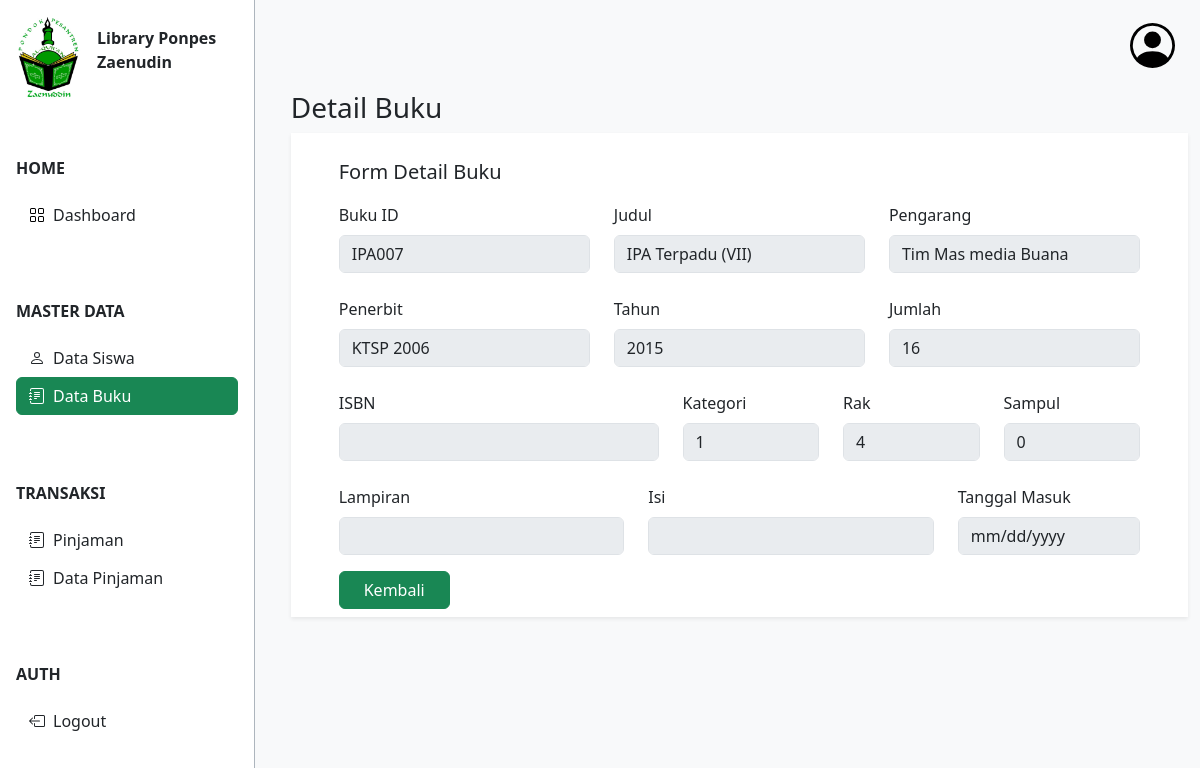
The page /buku/tampil.php?id=2 (signed in) on the database its author committed.
### tables this page shows
CREATE TABLE `buku` (
  `id` int(11) NOT NULL,
  `buku_id` varchar(20) NOT NULL,
  `kategori` varchar(11) NOT NULL,
  `rak` varchar(11) NOT NULL,
  `sampul` int(50) DEFAULT NULL,
  `isbn` varchar(50) DEFAULT NULL,
  `lampiran` text DEFAULT NULL,
  `judul` varchar(100) NOT NULL,
  `penerbit` varchar(100) NOT NULL,
  `pengarang` varchar(100) NOT NULL,
  `tahun` year(4) NOT NULL,
  `isi` text DEFAULT NULL,
  `jumlah` int(50) NOT NULL,
  `tanggal_masuk` date DEFAULT NULL
);

### buku/tampil.php (the view, shortened to what this page needs)
<?php
  require_once '../koneksi.php';
  $id = $_GET['id'];
  $sql = "SELECT * FROM buku WHERE id=$id";
  $result = mysqli_query($conn, $sql);
?>
<!DOCTYPE html>
<html lang="en">
  <head>
    <link href="../bootstrap5/css/bootstrap.min.css" rel="stylesheet">
  </head>
  <body style="height: 100vh;">
    <div class="main h-100 w-100 d-flex g-0">
      <div class="d-flex ms-3 pe-3 flex-column border-end border-dark-subtle border-1 justify-content-start h-100 w-25">
        <div class="logo d-flex column-gap-3 align-items-center mt-3 mb-5 ">
          <img src="../img/logo.jpeg" alt="logo" width="65">
          <p class="d-flex flex-column fw-bold">
            <span>Library Ponpes</span>
            <span>Zaenudin</span>
          </p>
        </div>
        <div class="navbar d-flex flex-column align-items-start h-75 w-100">
          <div class="home w-100">
            <p class="fw-bold">HOME</p>
            <div class="dashboard">
              <a href="../dashboard.php" class="btn dashboard-btn d-flex align-items-center">
                <span class="">Dashboard</span>
              </a>
            </div>
          </div>
          <div class="master-data w-100">
            <p class="fw-bold">MASTER DATA</p>
            <a href="../data-siswa.php" class="data-siswa-btn btn d-flex align-items-center">
              <span class="">Data Siswa</span>
            </a>
            <a href="../data-buku.php" class="data-buku-btn btn btn-success d-flex align-items-center ">
              <span class="">Data Buku</span>
            </a>
          </div>
          <div class="transaksi w-100">
            <p class="fw-bold">TRANSAKSI</p>
            <a href="../pinjaman.php" class="pinjaman-btn btn d-flex align-items-center ">
              <span class="">Pinjaman</span>
            </a>
            <a href="../data-pinjaman.php" class="data-pinjaman-btn btn d-flex align-items-center ">
              <span class="">Data Pinjaman</span>
            </a>
          </div>
          <div class="auth w-100">
            <p class="fw-bold">AUTH</p>
            <a href="../logout.php" class="logout-btn btn d-flex align-items-center ">
              <span class="">Logout</span>
            </a>
          </div>
        </div>
      </div>
    <div class="right-side bg-body-tertiary container-fluid mx-0">
      <div class="header-right d-flex justify-content-end mb-2">
        <a class="account btn mt-3" href="">
          <img src="../img/icon/person-circle.svg" alt="">
        </a>
      </div>
        <h3 class="fs-3 ps-4 mt-3">Detail Buku</h3>
      <div class="sample-data-siswa bg-body shadow-sm ms-4">
        <p class="fs-5 ps-5 pt-4">Form Detail Buku</p>
        <?php
        if ($result) {
          $row = mysqli_fetch_assoc($result);
      ?>
        <form class="px-5">
          <div class="row mb-4">
            <div class="col">
              <label for="buku_id" class="form-label">Buku ID</label>
              <input type="text" class="form-control" name="buku_id" id="buku_id" value="<?php echo $row["buku_id"]?>" disabled>
            </div>
            <div class="col">
              <label for="judul" class="form-label">Judul</label>
              <input type="text" class="form-control" name="judul" id="judul" value="<?php echo $row["judul"]?>" disabled>
            </div>
            <div class="col">
              <label for="pengarang" class="form-label">Pengarang</label>
              <input type="text" class="form-control" name="pengarang" id="pengarang" value="<?php echo $row["pengarang"]?>" disabled>
            </div>
          </div>
          <div class="row mb-4">
            <div class="col">
              <label for="penerbit" class="form-label">Penerbit</label>
              <input type="text" class="form-control" name="penerbit" id="penerbit" value="<?php echo $row["penerbit"]?>" disabled>
            </div>
            <div class="col">
              <label for="tahun" class="form-label">Tahun</label>
              <input type="text" class="form-control" name="tahun" id="tahun" value="<?php echo $row["tahun"]?>" disabled>
            </div>
            <div class="col">
              <label for="jumlah" class="form-label">Jumlah</label>
              <input type="text" class="form-control" name="jumlah" id="jumlah" value="<?php echo $row["jumlah"]?>" disabled>
            </div>
          </div>
          <div class="row mb-4">
            <div class="col-5">
              <label for="isbn" class="form-label">ISBN</label>
              <input type="text" class="form-control" name="isbn" id="isbn" value="<?php echo $row["isbn"]?>" disabled>
            </div>
            <div class="col">
              <label for="kategori" class="form-label">Kategori</label>
              <input type="text" class="form-control" name="kategori" id="kategori" value="<?php echo $row["kategori"]?>" disabled>
            </div>
            <div class="col">
              <label for="rak" class="form-label">Rak</label>
              <input type="text" class="form-control" name="rak" id="rak" value="<?php echo $row["rak"]?>" disabled>
            </div>
            <div class="col">
              <label for="sampul" class="form-label">Sampul</label>
              <input type="text" class="form-control" name="sampul" id="sampul" value="<?php echo $row["sampul"]?>" disabled>
            </div>
          </div>
          <div class="row mb-2">
            <div class="col">
              <label for="lampiran" class="form-label">Lampiran</label>
              <input type="text" class="form-control" name="lampiran" id="lampiran" value="<?php echo $row["lampiran"]?>" disabled>
            </div>
            <div class="col">
              <label for="isi" class="form-label">Isi</label>
              <input type="text" class="form-control" name="isi" id="isi" value="<?php echo $row["isi"]?>" disabled>
            </div>
            <div class="col-3">
              <label for="tanggal_masuk" class="form-label">Tanggal Masuk</label>
              <input type="date" class="form-control" name="tanggal_masuk" id="tanggal_masuk" value="<?php echo $row["tanggal_masuk"]?>" disabled>
            </div>
          </div>
          <a class="btn btn-success px-4 my-2 me-4" href="../data-buku.php">Kembali</a>
          <?php
             } else {
              echo "Error: " . mysqli_error($conn);
            }
          ?>
        </form>
      </div>
    </div>
  </body>
</html>

### rows shown on the page
buku: buku_id "IPA007", judul "IPA Terpadu (VII)", pengarang "Tim Mas media Buana", penerbit "KTSP 2006", tahun "2015", jumlah "16", kategori "1", rak "4", sampul "0"
